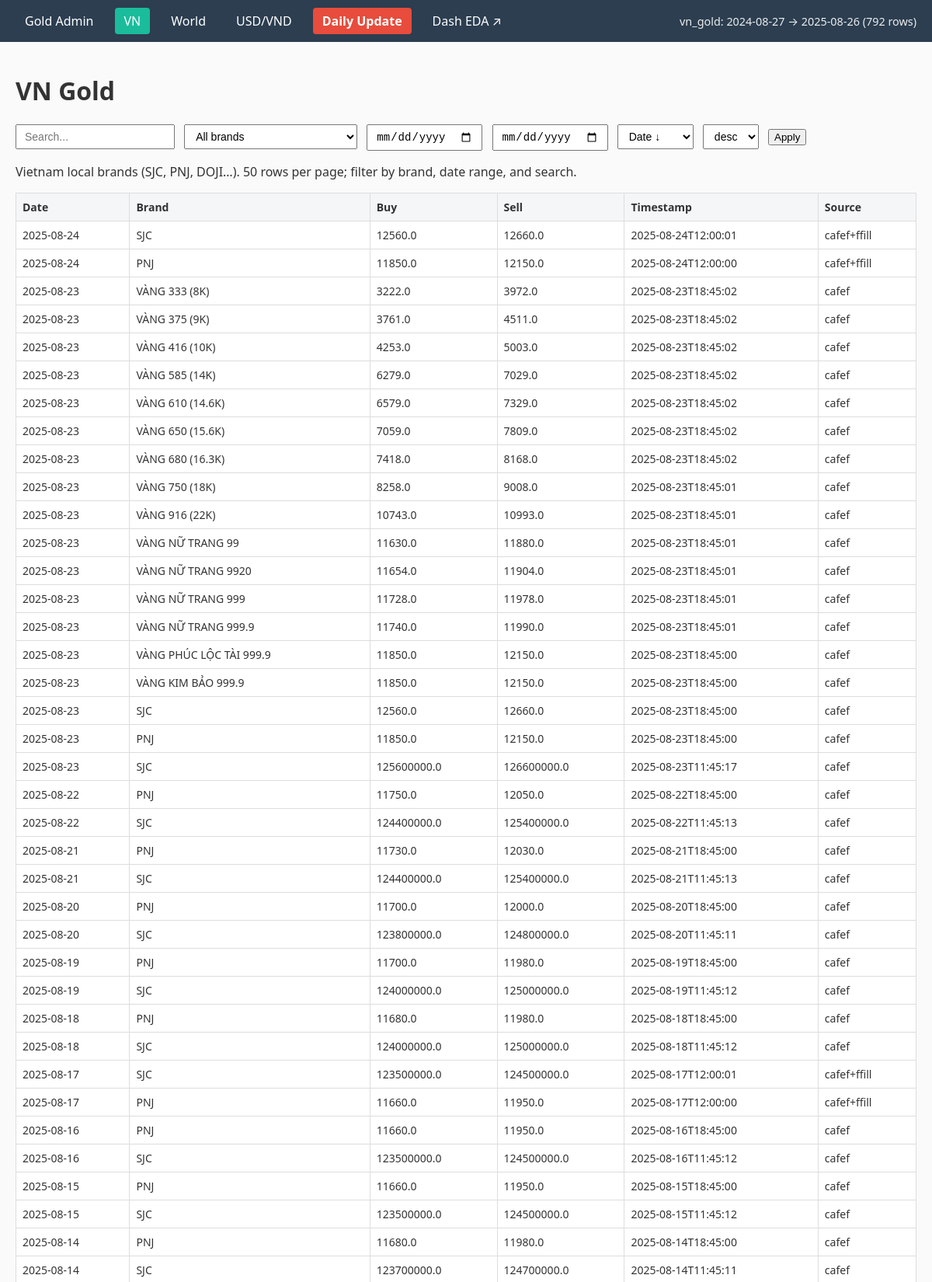
/admin/vn?page=2&sort=date_desc&order=desc&brand=&search=&date_from=&date_to= (upper part), run on the app's committed database.
### tables this page shows
CREATE TABLE vn_gold(
        ts         TEXT,           -- ISO timestamp (e.g., 2025-08-23T16:15:00)
        date       TEXT,           -- YYYY-MM-DD (for fast filtering)
        brand      TEXT,           -- e.g., SJC | PNJ | DOJI
        buy_price  REAL,
        sell_price REAL,
        source     TEXT,
        PRIMARY KEY (brand, ts)
    );

### backend/routes/admin.py (the view)
@admin_bp.get("/vn", endpoint="admin_vn")
def admin_vn():
    brand = (request.args.get("brand") or "").strip()
    start = (request.args.get("start") or "").strip()
    end = (request.args.get("end") or "").strip()
    search = (request.args.get("search") or "").strip()
    sort_key = (request.args.get("sort") or "date_desc").strip()
    page = _int_arg("page", 1)
    brands_rows = query("SELECT DISTINCT brand FROM vn_gold ORDER BY brand")
    brands = [r[0] for r in brands_rows if r and r[0]]
    wh = []
    params: list[Any] = []
    if brand:
        wh.append("brand = ?")
        params.append(brand)
    if start:
        wh.append("date >= ?")
        params.append(start)
    if end:
        wh.append("date <= ?")
        params.append(end)
    if search:
        wh.append("(brand LIKE ? OR source LIKE ?)")
        kw = f"%{_like(search)}%"
        params.extend([kw, kw])
    where_sql = f"WHERE {' AND '.join(wh)}" if wh else ""
    count_sql = f"SELECT COUNT(*) FROM vn_gold {where_sql}"
    count_rows = query(count_sql, tuple(params))
    total_rows = int(count_rows[0][0]) if count_rows else 0
    total_pages = max(1, ceil(total_rows / PAGE_SIZE))
    if page > total_pages:
        page = total_pages
    order_map = {
        "date_desc": "date DESC, ts DESC",
        "date_asc": "date ASC, ts ASC",
        "buy_asc": "buy_price ASC",
        "buy_desc": "buy_price DESC",
        "sell_asc": "sell_price ASC",
        "sell_desc": "sell_price DESC",
        "brand_asc": "brand ASC",
        "brand_desc": "brand DESC",
        "source_asc": "source ASC",
        "source_desc": "source DESC",
    }
    order_sql = order_map.get(sort_key, "date DESC, ts DESC")
    offset = (page - 1) * PAGE_SIZE
    data_sql = f"""
        SELECT date, brand, buy_price, sell_price, ts, source
        FROM vn_gold
        {where_sql}
        ORDER BY {order_sql}
        LIMIT ? OFFSET ?
    """
    data_rows = query(data_sql, tuple(params + [PAGE_SIZE, offset]))
    columns = ["date", "brand", "buy_price", "sell_price", "ts", "source"]
    rows = _rows_to_dicts(columns, data_rows)
    minmax = query("SELECT MIN(date), MAX(date), COUNT(*) FROM vn_gold")[0]
    data_range = {"table": "vn_gold", "min_date": minmax[0], "max_date": minmax[1], "total_rows": int(minmax[2] or 0)}
    headers = [
        ("date_desc", "Date ↓"), ("date_asc", "Date ↑"),
        ("buy_desc", "Buy ↓"), ("buy_asc", "Buy ↑"),
        ("sell_desc", "Sell ↓"), ("sell_asc", "Sell ↑"),
        ("brand_asc", "Brand ↑"), ("brand_desc", "Brand ↓"),
        ("source_asc", "Source ↑"), ("source_desc", "Source ↓"),
    ]
    return render_template(
        "admin_table.html",
        title="VN Gold",
        nav="vn",
        rows=rows,
        page=page,
        total_pages=total_pages,
        page_size=PAGE_SIZE,
        total_rows=total_rows,
        brands=brands,
        selected_brand=brand,
        date_from=start,
        date_to=end,
        search=search,
        headers=headers,
        sort=sort_key,
        order=("desc" if sort_key.endswith("desc") else "asc"),
        data_range=data_range,
        table="vn_gold",
        columns=[("date", "Date"), ("brand", "Brand"), ("buy_price", "Buy"), ("sell_price", "Sell"), ("ts", "Timestamp"), ("source", "Source")],
        help_text="Vietnam local brands (SJC, PNJ, DOJI…). 50 rows per page; filter by brand, date range, and search.",
    )

### backend/db.py (called while the page is built)
def _connect() -> sqlite3.Connection:
    conn = sqlite3.connect(DB_PATH)
    conn.row_factory = sqlite3.Row  # <-- KEY: rows behave like dicts
    return conn

def query(sql: str, params: Iterable[Any] | Mapping[str, Any] | None = None) -> List[sqlite3.Row]:
    with _connect() as conn:
        cur = conn.execute(sql, params or {})
        return cur.fetchall()

### backend/routes/admin.py (called while the page is built)
def _int_arg(name: str, default: int) -> int:
    try:
        return max(1, int(request.args.get(name, default)))
    except Exception:
        return default

def _rows_to_dicts(columns: Sequence[str], rows: Iterable[Sequence[Any]]) -> list[dict[str, Any]]:
    out: list[dict[str, Any]] = []
    for r in rows:
        out.append({columns[i]: r[i] if i < len(r) else None for i in range(len(columns))})
    return out

### backend/templates/admin_table.html (shortened to what this page needs)
{% extends "base.html" %}
{% block content %}
<h1>{{ title }}</h1>
<form class="filters" method="get">
  <input type="text"
         name="search"
         placeholder="Search..."
         value="{{ search or request.args.get('search', '') }}"/>
  {% if nav == 'vn' %}
    <select name="brand" onchange="this.form.submit()">
      <option value="" {{ 'selected' if not selected_brand else '' }}>All brands</option>
    </select>
  {% endif %}
  <input type="date" name="date_from" value="{{ date_from or '' }}"/>
  <input type="date" name="date_to"   value="{{ date_to or '' }}"/>
  <select name="sort" onchange="this.form.submit()">
    {% for key, label in headers %}
      <option value="{{ key }}" {{ 'selected' if sort == key else '' }}>{{ label }}</option>
    {% endfor %}
  </select>
  <select name="order" onchange="this.form.submit()">
    <option value="desc" {{ 'selected' if (order or '').lower() == 'desc' else '' }}>desc</option>
  </select>
  <button type="submit">Apply</button>
</form>
{% if help_text %}
  <p class="meta">{{ help_text }}</p>
{% endif %}
<table class="tbl">
  <thead>
    <tr>
      {% for key, label in columns %}
        <th>{{ label }}</th>
      {% endfor %}
    </tr>
  </thead>
  <tbody>
    {% if rows and rows|length %}
      {% for r in rows %}
        <tr>
          {% for key, label in columns %}
            <td>{{ r.get(key, '') }}</td>
          {% endfor %}
        </tr>
      {% endfor %}
    {% else %}
      <tr>
        <td colspan="{{ columns|length }}">No data</td>
      </tr>
    {% endif %}
  </tbody>
</table>
{% set prev = page - 1 %}
{% set next = page + 1 %}
{% endblock %}

### backend/static/css/main.css (style rules this page uses)
body { margin: 0; font-family: system-ui, -apple-system, "Segoe UI", Roboto, sans-serif; background: #fafafa; color: #333; }
form.filters { margin-bottom: 15px; }
form.filters input, form.filters select { margin-right: 8px; padding: 6px 10px; font-size: 14px; }
table.tbl { width: 100%; border-collapse: collapse; background: white; margin-bottom: 20px; }
table.tbl th, table.tbl td { border: 1px solid #ddd; padding: 8px; text-align: left; font-size: 14px; }
table.tbl th { background: #f4f6f8; }

### data on the page
vn_gold: get "2025-08-24" "SJC" "12560.0" "12660.0" "2025-08-24T12:00:01" "cafef+ffill"
vn_gold: get "2025-08-24" "PNJ" "11850.0" "12150.0" "2025-08-24T12:00:00" "cafef+ffill"
vn_gold: get "2025-08-23" "VÀNG 333 (8K)" "3222.0" "3972.0" "2025-08-23T18:45:02" "cafef"
vn_gold: get "2025-08-23" "VÀNG 375 (9K)" "3761.0" "4511.0" "2025-08-23T18:45:02" "cafef"
vn_gold: get "2025-08-23" "VÀNG 416 (10K)" "4253.0" "5003.0" "2025-08-23T18:45:02" "cafef"
vn_gold: get "2025-08-23" "VÀNG 585 (14K)" "6279.0" "7029.0" "2025-08-23T18:45:02" "cafef"
vn_gold: get "2025-08-23" "VÀNG 610 (14.6K)" "6579.0" "7329.0" "2025-08-23T18:45:02" "cafef"
vn_gold: get "2025-08-23" "VÀNG 650 (15.6K)" "7059.0" "7809.0" "2025-08-23T18:45:02" "cafef"
vn_gold: get "2025-08-23" "VÀNG 680 (16.3K)" "7418.0" "8168.0" "2025-08-23T18:45:02" "cafef"
vn_gold: get "2025-08-23" "VÀNG 750 (18K)" "8258.0" "9008.0" "2025-08-23T18:45:01" "cafef"
vn_gold: get "2025-08-23" "VÀNG 916 (22K)" "10743.0" "10993.0" "2025-08-23T18:45:01" "cafef"
vn_gold: get "2025-08-23" "VÀNG NỮ TRANG 99" "11630.0" "11880.0" "2025-08-23T18:45:01" "cafef"
vn_gold: get "2025-08-23" "VÀNG NỮ TRANG 9920" "11654.0" "11904.0" "2025-08-23T18:45:01" "cafef"
vn_gold: get "2025-08-23" "VÀNG NỮ TRANG 999" "11728.0" "11978.0" "2025-08-23T18:45:01" "cafef"
vn_gold: get "2025-08-23" "VÀNG NỮ TRANG 999.9" "11740.0" "11990.0" "2025-08-23T18:45:01" "cafef"
vn_gold: get "2025-08-23" "VÀNG PHÚC LỘC TÀI 999.9" "11850.0" "12150.0" "2025-08-23T18:45:00" "cafef"
vn_gold: get "2025-08-23" "VÀNG KIM BẢO 999.9" "11850.0" "12150.0" "2025-08-23T18:45:00" "cafef"
vn_gold: get "2025-08-23" "SJC" "12560.0" "12660.0" "2025-08-23T18:45:00" "cafef"
vn_gold: get "2025-08-23" "PNJ" "11850.0" "12150.0" "2025-08-23T18:45:00" "cafef"
vn_gold: get "2025-08-23" "SJC" "125600000.0" "126600000.0" "2025-08-23T11:45:17" "cafef"
vn_gold: get "2025-08-22" "PNJ" "11750.0" "12050.0" "2025-08-22T18:45:00" "cafef"
vn_gold: get "2025-08-22" "SJC" "124400000.0" "125400000.0" "2025-08-22T11:45:13" "cafef"
vn_gold: get "2025-08-21" "PNJ" "11730.0" "12030.0" "2025-08-21T18:45:00" "cafef"
vn_gold: get "2025-08-21" "SJC" "124400000.0" "125400000.0" "2025-08-21T11:45:13" "cafef"
vn_gold: get "2025-08-20" "PNJ" "11700.0" "12000.0" "2025-08-20T18:45:00" "cafef"
vn_gold: get "2025-08-20" "SJC" "123800000.0" "124800000.0" "2025-08-20T11:45:11" "cafef"
vn_gold: get "2025-08-19" "PNJ" "11700.0" "11980.0" "2025-08-19T18:45:00" "cafef"
vn_gold: get "2025-08-19" "SJC" "124000000.0" "125000000.0" "2025-08-19T11:45:12" "cafef"
vn_gold: get "2025-08-18" "PNJ" "11680.0" "11980.0" "2025-08-18T18:45:00" "cafef"
vn_gold: get "2025-08-18" "SJC" "124000000.0" "125000000.0" "2025-08-18T11:45:12" "cafef"
vn_gold: get "2025-08-17" "SJC" "123500000.0" "124500000.0" "2025-08-17T12:00:01" "cafef+ffill"
vn_gold: get "2025-08-17" "PNJ" "11660.0" "11950.0" "2025-08-17T12:00:00" "cafef+ffill"
vn_gold: get "2025-08-16" "PNJ" "11660.0" "11950.0" "2025-08-16T18:45:00" "cafef"
vn_gold: get "2025-08-16" "SJC" "123500000.0" "124500000.0" "2025-08-16T11:45:12" "cafef"
vn_gold: get "2025-08-15" "PNJ" "11660.0" "11950.0" "2025-08-15T18:45:00" "cafef"
vn_gold: get "2025-08-15" "SJC" "123500000.0" "124500000.0" "2025-08-15T11:45:12" "cafef"
vn_gold: get "2025-08-14" "PNJ" "11680.0" "11980.0" "2025-08-14T18:45:00" "cafef"
vn_gold: get "2025-08-14" "SJC" "123700000.0" "124700000.0" "2025-08-14T11:45:11" "cafef"

### other printed values
{{ data_range.table }} "vn_gold"
{{ data_range.min_date }} "2024-08-27"
{{ data_range.max_date }} "2025-08-26"
{{ data_range.total_rows }} "792"
{{ title }} "VN Gold"
{{ help_text }} "Vietnam local brands (SJC, PNJ, DOJI…). 50 rows per page; filter by brand, date range, and search."
{{ label }} "Date" "Brand" "Buy" "Sell" "Timestamp" "Source"
form field sort "Date ↓"
